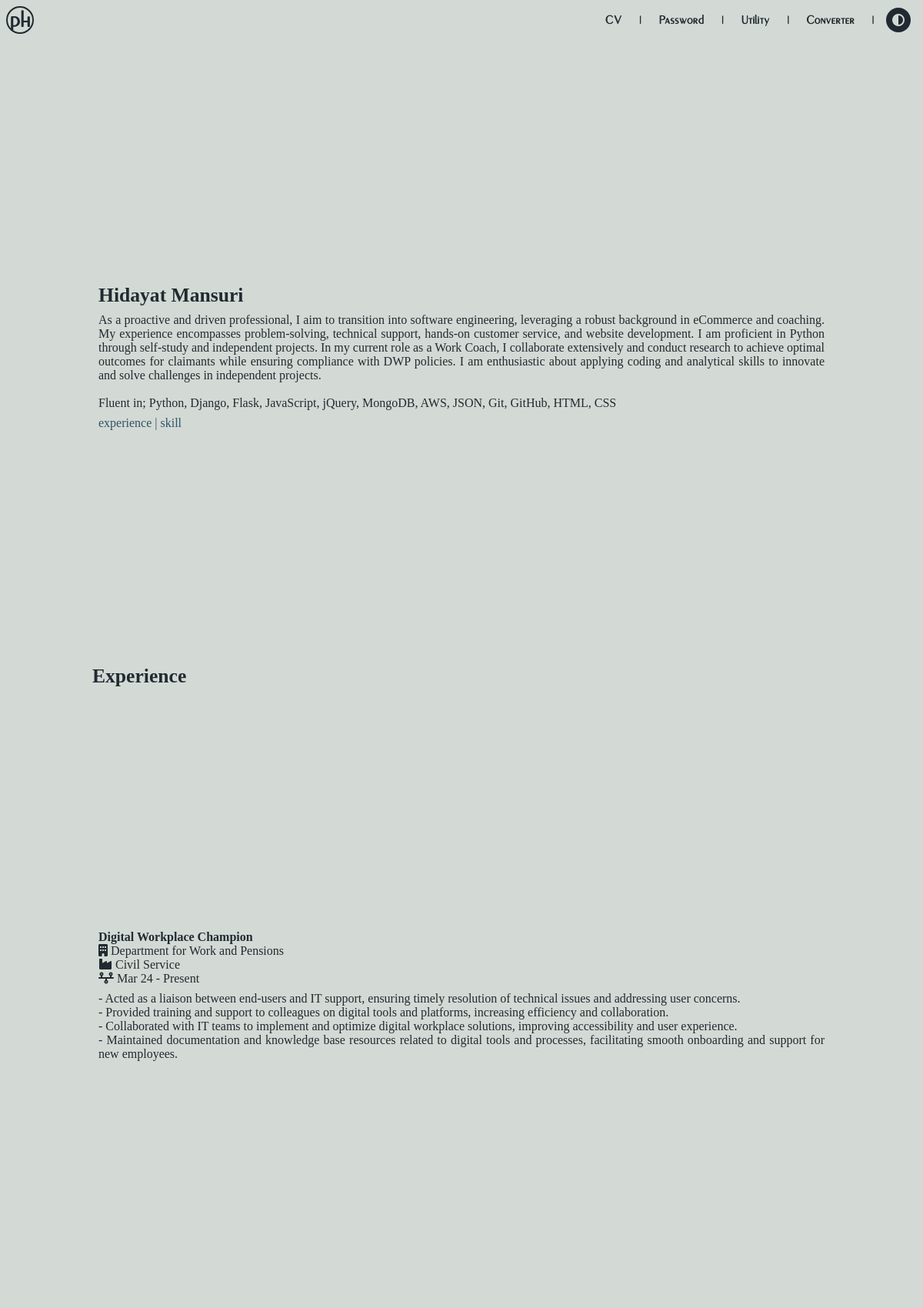
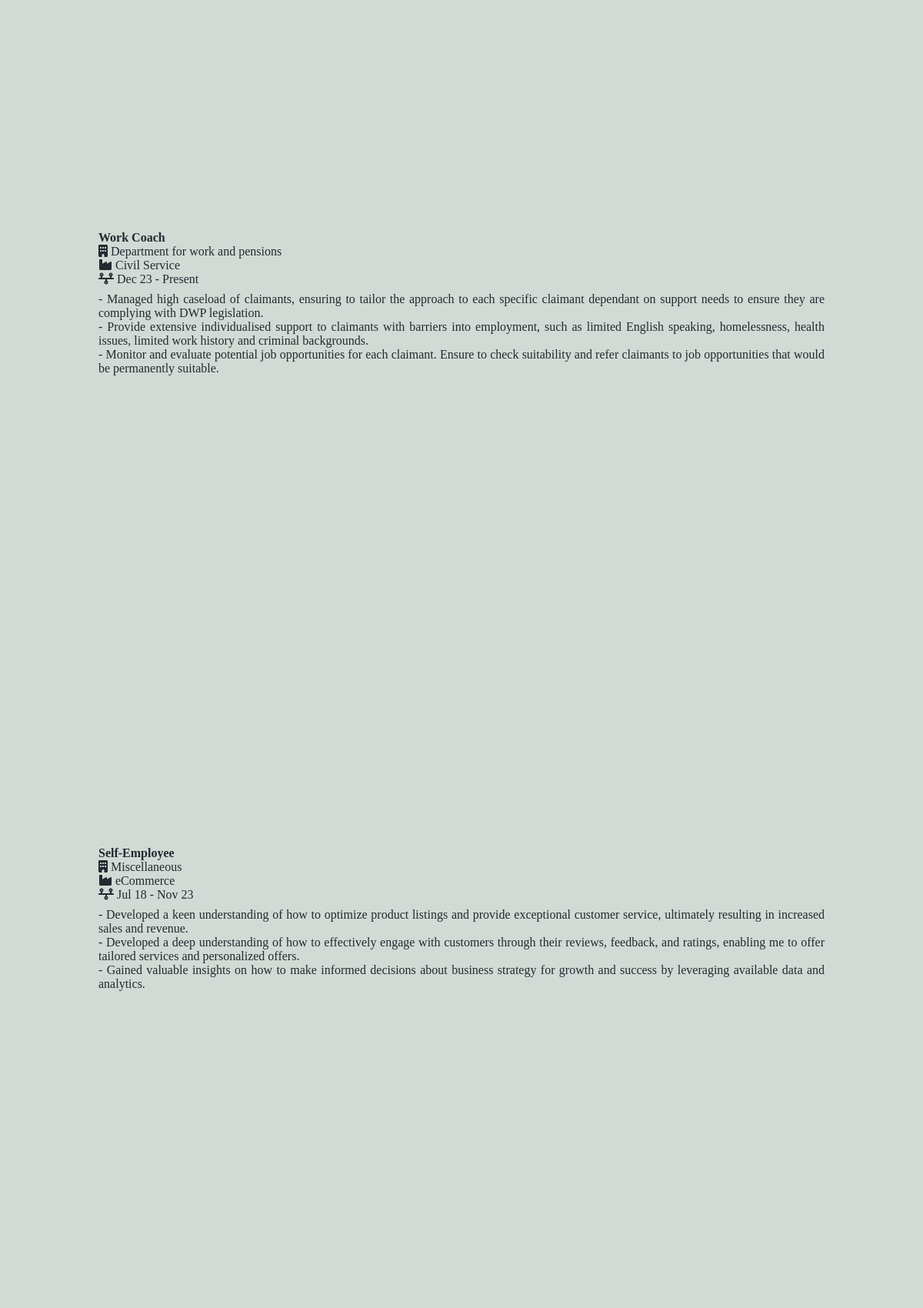
The app's page /cv/ (upper part) with its own data (2 pictures, top to bottom).
### cv/models.py (models this page shows, shortened)
class PersonalInfo(models.Model):
    name = models.CharField(max_length=100)
    email = models.EmailField()
    phone = models.IntegerField()
    address = models.CharField(max_length=200)
    profile = models.TextField()

class Experience(models.Model):
    title = models.CharField(max_length=100)
    employer = models.CharField(max_length=100)
    industry = models.CharField(max_length=30)
    start_date = models.DateField()
    end_date = models.DateField(null=True, blank=True)
    description = models.TextField()

### cv/views.py (the view)
# urls.py: path('cv/',cv,name='cv'),
def cv(request):
    personal_info = PersonalInfo.objects.all()
    qualification = Qualification.objects.all().order_by('-start_date')
    experience = Experience.objects.all().order_by('-start_date')
    return render(request,'cv.html', {
        'personal_info': personal_info,
        'qualification': qualification,
        'experience': experience,
    })

### cv/templates/cv.html (shortened to what this page needs)
{% extends "home.html" %}
{% block content %}
    <div class="home-body">
        {% for p in personal_info %}
        <div class="cv-detail">
            <div class="cv-name">{{ p.name }}</div>
            <div class="cv-profile">
                {{ p.profile|linebreaksbr }}
            </div>
            <div class="ph-link"><a href="#experience" class="ph-hover">experience</a> | <a href="#skill" class="ph-hover">skill</a></div>
        </div>
        {% endfor %}
        <div id="experience" class="cv-name">
            Experience
        </div>
        {% for e in experience %}
        <div class="cv-detail">
            <div class="cv-personal">
                <div class="cv-title">{{ e.title }}</div>
                <div><i class="fa-solid fa-building"></i> {{ e.employer }}</div>
                <div><i class="fa-solid fa-industry"></i> {{ e.industry }}</div>
                <div><i class="fa-solid fa-timeline"></i> {{ e.start_date|date:"M y" }} -
                {% if e.end_date %}
                    {{ e.end_date|date:"M y" }}
                {% else %}
                    Present
                {% endif %}
                </div>
            </div>
            <div class="cv-profile">
                {{ e.description|linebreaksbr }}
            </div>
        </div>
        {% endfor %}
    </div>
{% endblock %}

### home/templates/home.html (shortened to what this page needs)
{% load static %}
<!DOCTYPE html>
<html>
    <head>
        <link rel="stylesheet" href="{% static 'css/home-style.css'%}">
    </head>
    <body id="top">
        <header class="ph-header">
            <a href="{% url 'home' %}">
                <div class="ph-logo ph-hover">
                    ph
                </div>
            </a>
            <nav class="home-nav text-shadow">
                <div class="home-nav-label">
                    <a id="desktop-nav"  class="ph-hover" href="{% url 'cv' %}">CV</a>
                </div>
                <div id="desktop-nav">|</div>
                <div class="home-nav-label">
                    <a id="desktop-nav" class="ph-hover" href="{% url 'passgen' %}">Password</a>
                </div>
                <div id="desktop-nav">|</div>
                <div class="home-nav-label">
                    <a id="desktop-nav" class="ph-hover" href="{% url 'utilitytracker' %}">Utility</a>
                </div>
                <div id="desktop-nav">|</div>
                <div class="home-nav-label dropdown">
                    <a id="desktop-nav" class="ph-hover dropdown-toggle" href="#">Converter</a>
                </div>
                <div id="desktop-nav">|</div>
                <label class="theme-toggle-label" for="theme-toggle">
                    <div class="theme-toggle-circle"><i class="fa-solid fa-circle-half-stroke"></i></div>
                </label>
            </nav>
        </header>
        <main>
            {% block content %}{% endblock %}
        </main>
    </body>
</html>

### static/css/home-style.css (style rules this page uses)
:root { --button-color: #2C5465; --hover-color: #5F7D8B; --bg-color: #D3D9D4; --text-color: #212A31; --warning-color: #B65C2C; --text-shadow-light: rgba(33, 42, 49, 0.5); }
html { scroll-behavior: smooth;; }
body { background-color: var(--bg-color); color: var(--text-color); font-family: Peignot; margin: 4rem 0 0 0; padding: 0; }
.ph-link { color: var(--button-color); }
.dropdown { position: relative; display: inline-block; }
.dropdown-toggle { color: var(--text-color); text-decoration: none; cursor: pointer; display: flex; align-items: center; gap: 0.3rem; }
.ph-hover { transition: text-shadow 0.3s ease-in-out, filter 0.3s ease-in-out; }
.text-shadow { text-shadow: var(--text-shadow); }
.ph-logo { display: flex; height: 2rem; width: 2rem; border-radius: 50%; border: 2px solid var(--text-color); justify-content: center; align-items: center; font-size: 1.8rem; font-weight: bolder; color: var(--text-color); font-family: Peignot; text-shadow: var(--text-shadow); cursor: pointer; }
a { text-decoration: none; color: var(--button-color); }
.ph-header { display: flex; position: fixed; top: 0; left: 0; justify-content: space-between; align-items: center; width: 100%; box-sizing: border-box; padding: 0.5rem; background-color: var(--bg-color); }
.home-nav { display: flex; align-items: center; gap: 0.5rem; font-weight: bold;; }
.home-nav a { color: var(--text-color); }
.home-nav-label { padding: 0.4rem; color: var(--text-color); margin: auto 0.5rem; }
.home-body { font-family: Gotu; font-size: 1rem; width: 80vw; margin: auto; flex: 1; }
.theme-toggle-label { display: flex; align-items: center; cursor: pointer; padding: 0 0.5rem; }
.theme-toggle-circle { width: 32px; height: 32px; background-color: var(--text-color); color: var(--bg-color); text-shadow: var(--text-shadow-invert); border-radius: 50%; display: flex; justify-content: center; align-items: center; font-size: 1rem; transition: background-color 0.8s, color 0.8s, box-shadow 0.8s; }
.cv-detail { display: flex; flex-direction: column; justify-content: center; margin:auto; flex-wrap: wrap; box-sizing: border-box; gap: 0.5rem; width: 100%; height: 100vh; padding: 0.5rem; }
.cv-name { display: flex; justify-content: flex-end; flex-direction: column; width:100%; font-size: 1.6rem; font-weight: bold; word-break: keep-all; }
.cv-personal { display: flex; flex-direction: column; width: 30%; }
.cv-profile { display: flex; flex-direction: column; text-align: justify; width: 100%; margin-bottom: 0; }
.cv-title { font-weight: bold; font-size: 1rem; }

### records on screen
PersonalInfo: name "Hidayat Mansuri", profile "As a proactive and driven professional, I aim to transition into software engineering, leveraging a robust background in eCommerce and coaching. My experience encompasses problem-solving, technical support, hands-on customer service, and website development. I am proficient in Python through self-study and independent projects. In my current role as a Work Coach, I collaborate extensively and conduct research to achieve optimal outcomes for claimants while ensuring compliance with DWP policies. I am enthusiastic about applying coding and analytical skills to innovate and solve challenges in independent projects. Fluent in; Python, Django, Flask, JavaScript, jQuery, MongoDB, AWS, JSON, Git,…"
Experience: title "Digital Workplace Champion", employer "Department for Work and Pensions", industry "Civil Service", start_date "Mar 24", shows "Present", description "- Acted as a liaison between end-users and IT support, ensuring timely resolution of technical issues and addressing user concerns. - Provided training and support to colleagues on digital tools and platforms, increasing efficiency and collaboration. - Collaborated with IT teams to implement and optimize digital workplace solutions, improving accessibility and user experience. - Maintained documentation and knowledge base resources related to digital tools and processes, facilitating smooth onboarding and support for new employees."
Experience: title "Work Coach", employer "Department for work and pensions", industry "Civil Service", start_date "Dec 23", shows "Present", description "- Managed high caseload of claimants, ensuring to tailor the approach to each specific claimant dependant on support needs to ensure they are complying with DWP legislation. - Provide extensive individualised support to claimants with barriers into employment, such as limited English speaking, homelessness, health issues, limited work history and criminal backgrounds. - Monitor and evaluate potential job opportunities for each claimant. Ensure to check suitability and refer claimants to job opportunities that would be permanently suitable."
Experience: title "Self-Employee", employer "Miscellaneous", industry "eCommerce", start_date "Jul 18", end_date "Nov 23", description "- Developed a keen understanding of how to optimize product listings and provide exceptional customer service, ultimately resulting in increased sales and revenue. - Developed a deep understanding of how to effectively engage with customers through their reviews, feedback, and ratings, enabling me to offer tailored services and personalized offers. - Gained valuable insights on how to make informed decisions about business strategy for growth and success by leveraging available data and analytics."
